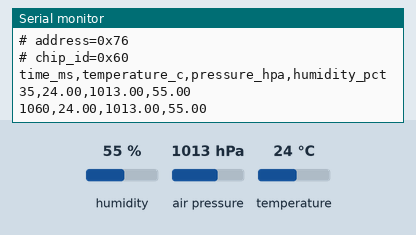
Simulated run of this sketch. Board: Arduino Uno, built with avr-gcc and run on an emulated ATmega328P. On the bench: the last lines printed to the serial monitor. Wiring (inferred from the names in the program): BME280 sensor at I2C address 0x76. The test bench sets the inputs (shaded band); at power-on: humidity 55 %, air pressure 1013 hPa, temperature 24 °C.

Above: at 1.8 s.
1.9 s: humidity set to 22 %
At 2.9 s:
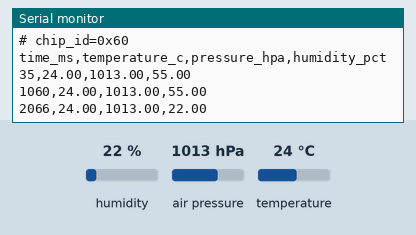
3.4 s: air pressure set to 952 hPa
At 4.7 s:
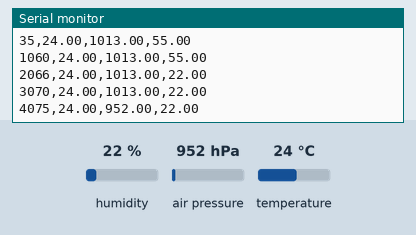
4.9 s: temperature set to 12 °C
At 5.9 s:
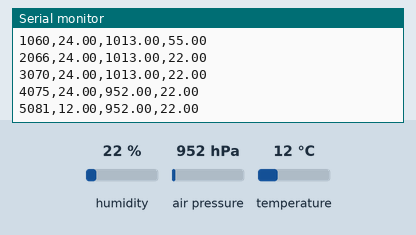
Timing chart, 0 to 7.9 s (numbered marks = the images above; inputs shaded):
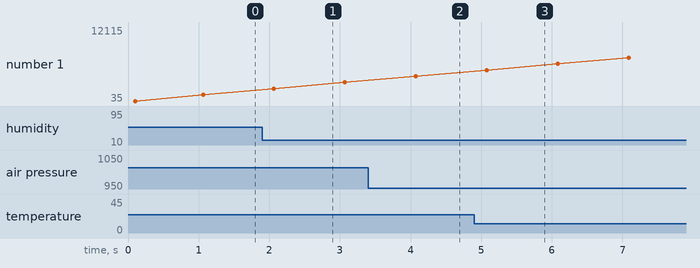

Measured:
- after the input at 1.9 s, the serial monitor: prints a new line after 0.17 s (image 1)
- after the input at 3.4 s, the serial monitor: prints a new line after 0.68 s (image 2)
- after the input at 4.9 s, the serial monitor: prints a new line after 0.18 s (image 3)

The sketch:

bme280.ino
```cpp
// 실물 점검: BME280 (SDA=A4, SCL=A5)
// 주소(0x76/0x77)와 칩 ID를 확인합니다. 0x58이면 습도가 없는 BMP280입니다.
#include <Wire.h>
#include <Adafruit_BME280.h>

Adafruit_BME280 bme;
byte address = 0;

void setup() {
  Serial.begin(9600);
  Wire.begin();
  Serial.println("# PROBE bme280 v1");
  for (byte candidate = 0x76; candidate <= 0x77; candidate++) {
    Wire.beginTransmission(candidate);
    if (Wire.endTransmission() == 0 && address == 0) address = candidate;
  }
  Serial.print("# address=0x");
  Serial.println(address, HEX);
  if (address == 0) return;
  Wire.beginTransmission(address);
  Wire.write(0xD0);
  Wire.endTransmission(false);
  Wire.requestFrom(address, (byte)1);
  Serial.print("# chip_id=0x");
  Serial.println(Wire.read(), HEX);
  if (!bme.begin(address)) {
    Serial.println("# begin=failed");
    address = 0;
    return;
  }
  Serial.println("time_ms,temperature_c,pressure_hpa,humidity_pct");
}

void loop() {
  if (address == 0) return;
  Serial.print(millis());
  Serial.print(',');
  Serial.print(bme.readTemperature(), 2);
  Serial.print(',');
  Serial.print(bme.readPressure() / 100.0, 2);
  Serial.print(',');
  Serial.println(bme.readHumidity(), 2);
  delay(1000);
}
```
